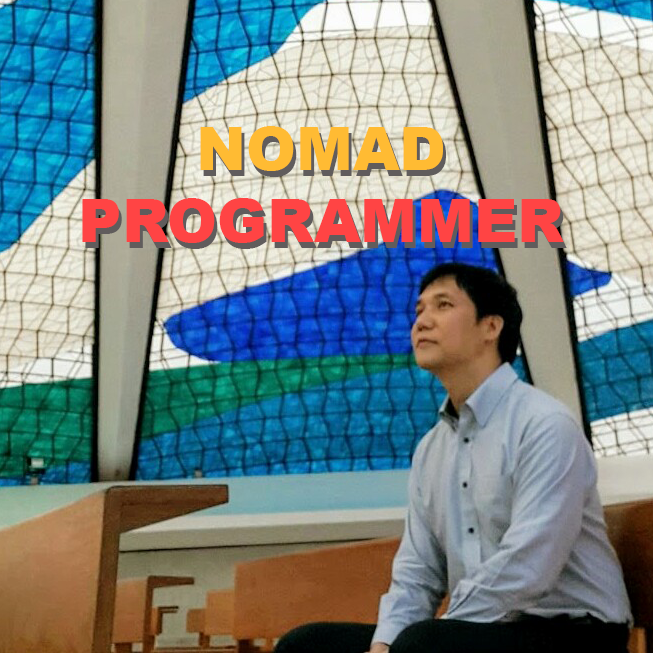
#> input picture nomadProgramerIcon.png, 653 x 653 px
$ python 104openCVDraw.py
#> lines starting #> are read from the running program, lines starting #| are printed output that depends on the picture
#-*-coding:utf-8-*-

import cv2

print("OpenCV version:")
print(cv2.__version__)

img = cv2.imread("nomadProgramerIcon.png")
#> img is the input picture: shape (653, 653, 3); mean B, G, R 132.5, 133.6, 124.4
print("너비: {} pixels".format(img.shape[1]))
#| 너비: 653 pixels
print("높이: {} pixels".format(img.shape[0]))
#| 높이: 653 pixels
print("색 채널: {}".format(img.shape[2]))
#| 색 채널: 3

cv2.imshow("nomadProgramer", img)

(b, g, r) = img[0, 0]
#> b = 247; g = 250; r = 235
print("Pixel at (0, 0) - Red: {}, Green: {}, Blue: {}".format(r, g, b))
#| Pixel at (0, 0) - Red: 235, Green: 250, Blue: 247

dot = img[50:100, 50:100]
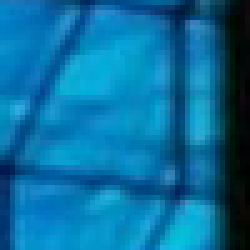
#> dot: shape (50, 50, 3) (shown 5 times larger); mean B, G, R 157.7, 109.7, 8.3

img[50:100, 50:100] = (0, 0, 255) # x: 50~100, y: 50~100 부분을 RED 로 채움.

cv2.rectangle(img, (100, 00), (300, 200), (0, 255, 0), 5) # 사각형. (이미지, (사각형의 왼쪽 위 X,Y), (사각형의 오른쪽 아래 X,Y) (B,G,R), 선 굵기)

cv2.circle(img, (275, 75), 25, (0, 255, 255), -1) # 원. (이미지, (중앙 x,y), 반지름, (b,g,r), 선 굵기[음수일 경우 채움])

cv2.line(img, (350, 100), (400, 100), (255, 0, 0), 5) # 선. (이미지, (첫 x,y), (둘 x,y), (b,g,r), 굵기 [선의 경우 음수의 굵기를 가질 수 없음.])

cv2.putText(img, 'kelvin!', (50, 100), cv2.FONT_HERSHEY_SIMPLEX, 1, (255, 255, 255), 4) # 텍스트. (이미지, '문자열', (왼쪽하단 x,y 좌표), 폰트, 폰트 크기, (b,g,r), 굵기)
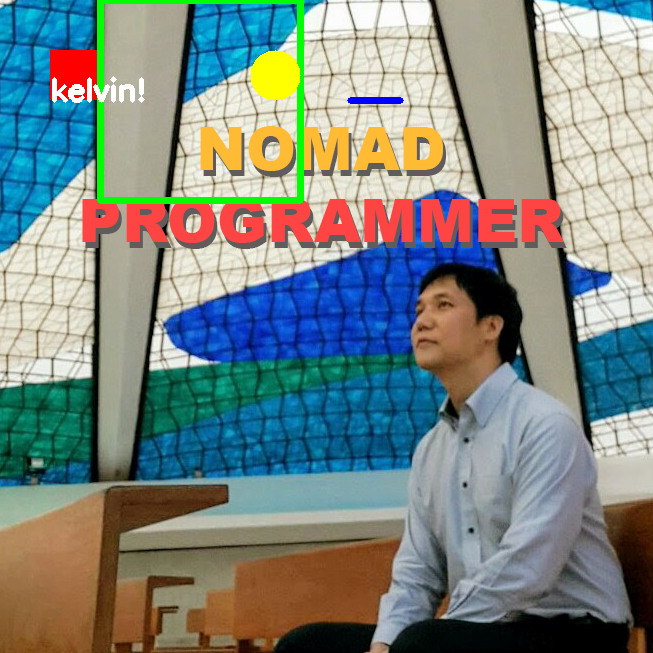
#> img: shape (653, 653, 3); mean B, G, R 129.8, 134.9, 124.3

cv2.imshow("kelvin - draw", img)

cv2.waitKey(0)
cv2.destroyAllWindows()
